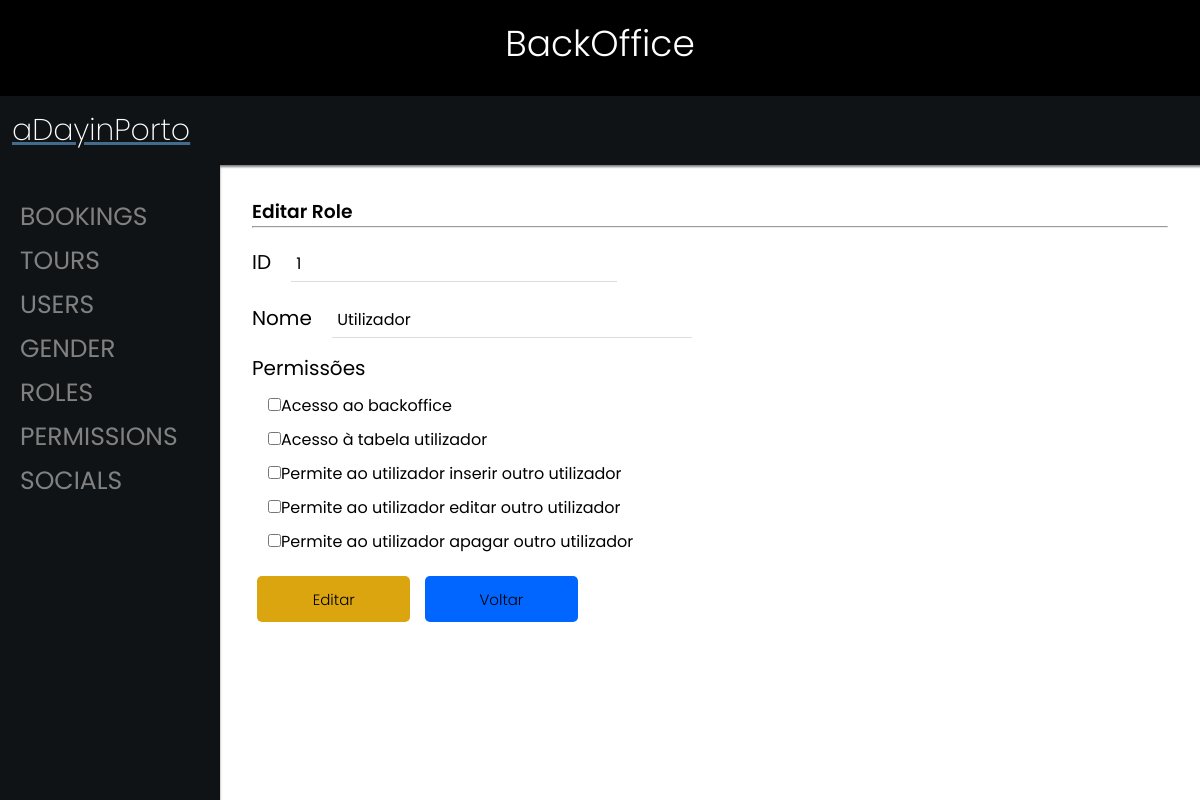
/backoffice/?p=55&id=1&operation=editar, run on the app's committed database.
### tables this page shows
CREATE TABLE IF NOT EXISTS `role` (
  `id` int(1) NOT NULL AUTO_INCREMENT,
  `name` varchar(50) DEFAULT NULL,
  PRIMARY KEY (`id`) USING BTREE
);

CREATE TABLE IF NOT EXISTS `permission` (
  `id` int(11) NOT NULL AUTO_INCREMENT,
  `tag` varchar(50) DEFAULT NULL,
  `description` varchar(255) DEFAULT NULL,
  PRIMARY KEY (`id`) USING BTREE
);

### backoffice/content/roles/editForm.php (the view, shortened to what this page needs)
<?php
if ($_SERVER["REQUEST_METHOD"] == "GET") {
    $id = $_GET['id'];
} else {
    echo "Erro, pedido inválido";
    exit();
}
$sql = "SELECT * FROM role WHERE id = '$id' ";
$result = mysqli_query($conn, $sql);
if (!$result) {
    echo 'Falha na consulta: ' . mysqli_error($conn);
} else
    $row = mysqli_fetch_assoc($result);
?>
<div>
    <h3 style="text-align:left;">Editar Role</h3>
    <hr>
    <form method="post" action="?p=54">
        <div style="margin-top: 0.5rem; line-height: 2;">
            <div>
                <p>ID</p>
                <input type="text" placeholder="Enter ID.." name="id" value="<?= $row['id'] ?>" readonly>
            </div>
            <div>
                <p>Nome</p>
                <input class="input-long-text" type="text" placeholder="Enter Name.." name="name" value="<?= $row['name'] ?>" required>
            </div>
                        <div>
                <p>Permissões</p>
            </div>
            <div>
                <?php
                $query = "SELECT * FROM permission ORDER BY id;";
                if ($show = mysqli_query($conn, $query)) {
                    while ($row = mysqli_fetch_assoc($show)) {
                        $permissionId = $row['id'];
                        $checked = '';
                        echo "<input type='checkbox' name='permissionlist[]' value='" . $permissionId . "' $checked>" . $row['description'] . "</input> <br>";
                    }
                } else {
                    echo "Não foram encontrados registos.";
                }?>
            </div>
        </div>
        <div style="margin-top: 0.5rem;">
            <input class="edit-button" style="padding: 0.5rem; width:15%!important;" type="submit" value="Editar">
            <a href="?p=5"><input class="return-button" style="width:15%!important; padding: 0.5rem;" type="button" value="Voltar"></a>
        </div>
    </form>
</div>

### backoffice/css/styles.css (style rules this page uses)
html { scroll-behavior: smooth; }
* { margin: 0; padding: 0; font-family: 'Poppins', sans-serif; }
a { cursor: pointer; }
:root { --dark-background-color: #0f1316; --medium-background-color: #666; --light-background-color: #efefef; --contrast-color: rgba(68, 107, 140, 1); --alt-contrast-color: ; --dark-text-color: var(--dark-background-color); --medium-text-color: var(--medium-background-color); --lighter-text-reverse-color: var(--light-background-color); --light-text-reverse-color: #ddd; }
input, textarea, select { margin-block: 10px; padding: 5px; font-size: 16px; }
input { border: none; border-bottom: 1px solid var(--light-text-reverse-color); }
.input-long-text { width:350px; }
.insert-button, .edit-button, .delete-button, .return-button { padding-inline: 0.5rem; padding-block: 1rem; text-decoration: none; font-size: 15px; font-weight: 300; color: black; border-radius: 5px; border: none; width: 90px; height: 30px; margin-inline: 5px; cursor: pointer; }
.edit-button { background-color: #dba50f; }
.return-button { background-color: #0066ff; }
h3 { text-align: center; font-weight: 600; }

### backoffice/content/roles/editForm.php (style rules this page uses)
p { display: inline-block; font-size: 20px; }
input { margin-left: 1rem; }

### data on the page
role: id "1", name "Utilizador"
permission: description "Acesso ao backoffice"
permission: description "Acesso à tabela utilizador"
permission: description "Permite ao utilizador inserir outro utilizador"
permission: description "Permite ao utilizador editar outro utilizador"
permission: description "Permite ao utilizador apagar outro utilizador"
